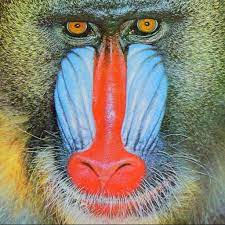
#> input picture session35/input/mandril.jpeg, 225 x 225 px
$ jupyter execute color_image_histogram.ipynb
#> lines starting #> are read from the running program, lines starting #| are printed output that depends on the picture
[cell 1]
import cv2
import matplotlib.pyplot as plt

[cell 2]
image = cv2.imread('input/mandril.jpeg')
#> image is the input picture: shape (225, 225, 3); mean B, G, R 114.1, 129.5, 138.2
image = cv2.cvtColor(image, cv2.COLOR_BGR2RGB)

[cell 3]
colors = ['red', 'green', 'blue']

for i, color in enumerate(colors):
    hist = cv2.calcHist([image], [i], None, [256], [0, 256])
    plt.plot(hist, color=color)

plt.show()
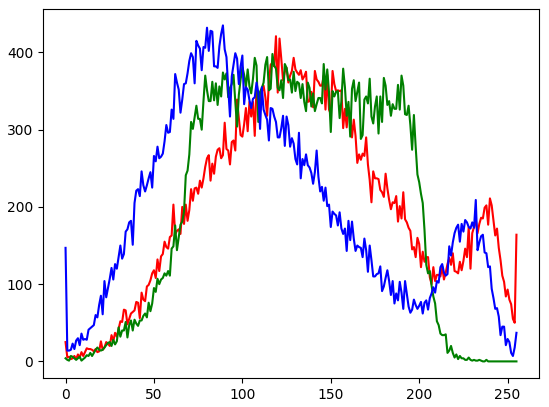
#> figure drawn by matplotlib, 1 panel; curve peaks at x = 119, y = 421; curve peaks at x = 117, y = 398; curve peaks at x = 89, y = 435


$ run again, with session35/input/pepers.jpg copied over session35/input/mandril.jpeg
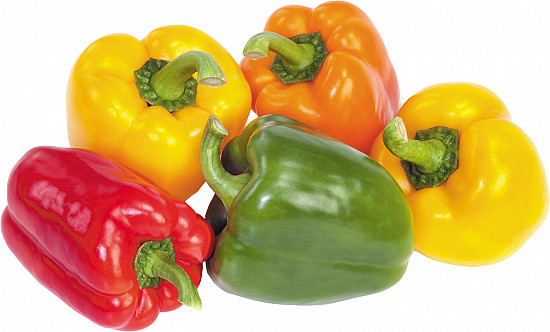
#> input picture session35/input/pepers.jpg, 550 x 332 px
#> image is the input picture: shape (332, 550, 3); mean B, G, R 117.8, 175.2, 211.3
#> `plt.show()`:
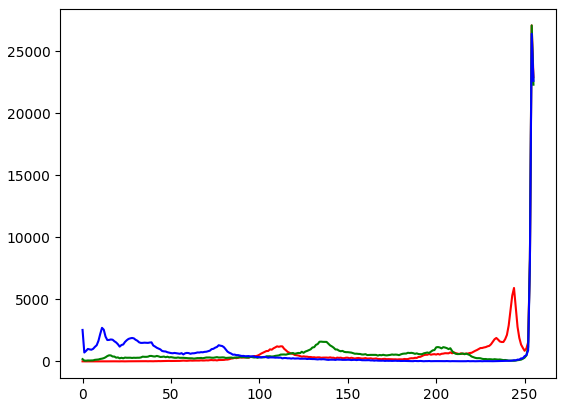
#> figure drawn by matplotlib, 1 panel; curve peaks at x = 254, y = 27098; curve peaks at x = 254, y = 27097; curve peaks at x = 254, y = 26422
